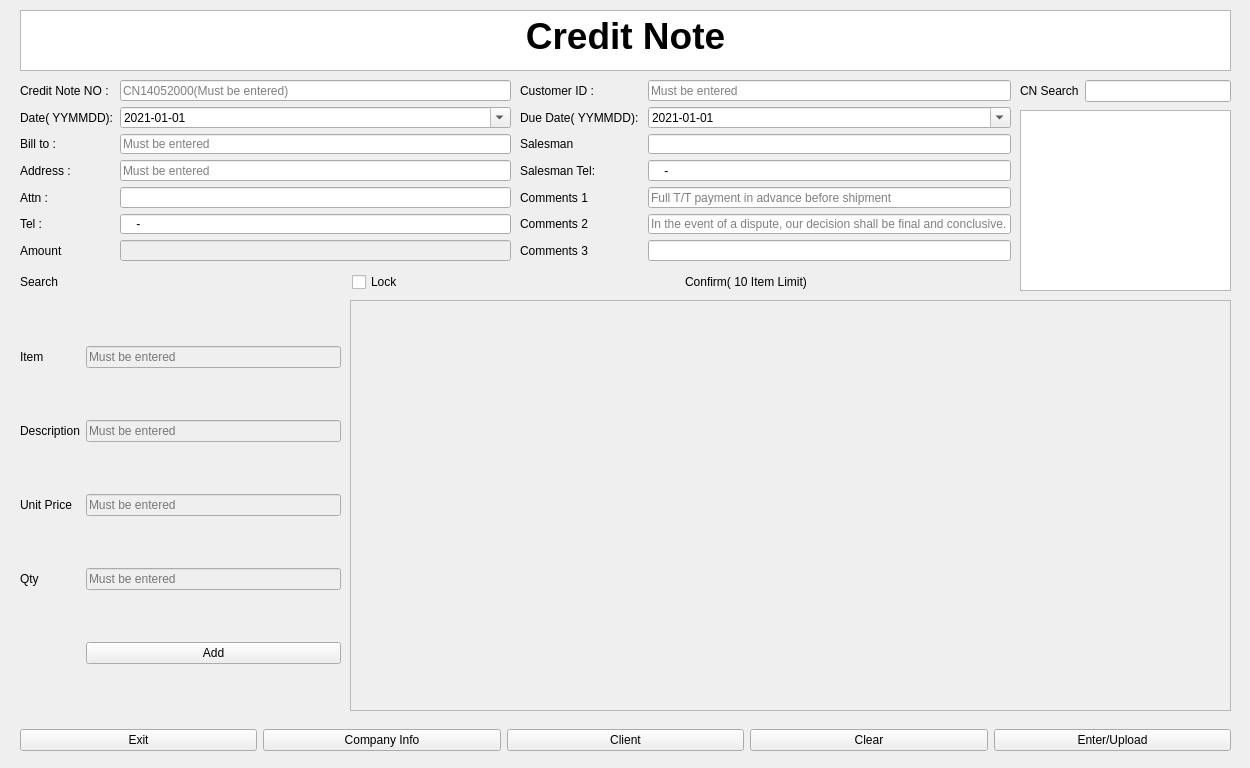
<?xml version="1.0" encoding="UTF-8"?>
<ui version="4.0">
 <class>cn</class>
 <widget class="QWidget" name="cn">
  <property name="geometry">
   <rect>
    <x>0</x>
    <y>0</y>
    <width>1250</width>
    <height>768</height>
   </rect>
  </property>
  <property name="minimumSize">
   <size>
    <width>1250</width>
    <height>768</height>
   </size>
  </property>
  <property name="maximumSize">
   <size>
    <width>1250</width>
    <height>768</height>
   </size>
  </property>
  <property name="windowTitle">
   <string>Form</string>
  </property>
  <widget class="QTextBrowser" name="textBrowser">
   <property name="geometry">
    <rect>
     <x>20</x>
     <y>10</y>
     <width>1211</width>
     <height>61</height>
    </rect>
   </property>
   <property name="html">
    <string>&lt;!DOCTYPE HTML PUBLIC &quot;-//W3C//DTD HTML 4.0//EN&quot; &quot;http://www.w3.org/TR/REC-html40/strict.dtd&quot;&gt;
&lt;html&gt;&lt;head&gt;&lt;meta name=&quot;qrichtext&quot; content=&quot;1&quot; /&gt;&lt;style type=&quot;text/css&quot;&gt;
p, li { white-space: pre-wrap; }
&lt;/style&gt;&lt;/head&gt;&lt;body style=&quot; font-family:'PMingLiU'; font-size:9pt; font-weight:400; font-style:normal;&quot;&gt;
&lt;p align=&quot;center&quot; style=&quot; margin-top:0px; margin-bottom:0px; margin-left:0px; margin-right:0px; -qt-block-indent:0; text-indent:0px;&quot;&gt;&lt;span style=&quot; font-size:28pt; font-weight:600;&quot;&gt;Credit Note&lt;/span&gt;&lt;/p&gt;&lt;/body&gt;&lt;/html&gt;</string>
   </property>
  </widget>
  <widget class="QWidget" name="formLayoutWidget">
   <property name="geometry">
    <rect>
     <x>20</x>
     <y>80</y>
     <width>491</width>
     <height>181</height>
    </rect>
   </property>
   <layout class="QFormLayout" name="formLayout">
    <item row="0" column="0">
     <widget class="QLabel" name="cnno">
      <property name="text">
       <string>Credit Note NO :</string>
      </property>
     </widget>
    </item>
    <item row="0" column="1">
     <widget class="QLineEdit" name="cn_lineedit">
      <property name="inputMask">
       <string/>
      </property>
      <property name="placeholderText">
       <string>CN14052000(Must be entered)</string>
      </property>
     </widget>
    </item>
    <item row="1" column="0">
     <widget class="QLabel" name="date">
      <property name="text">
       <string>Date( YYMMDD):</string>
      </property>
     </widget>
    </item>
    <item row="2" column="0">
     <widget class="QLabel" name="billto">
      <property name="text">
       <string>Bill to : </string>
      </property>
     </widget>
    </item>
    <item row="2" column="1">
     <widget class="QLineEdit" name="billtolineedit">
      <property name="placeholderText">
       <string>Must be entered</string>
      </property>
     </widget>
    </item>
    <item row="3" column="0">
     <widget class="QLabel" name="address">
      <property name="text">
       <string>Address : </string>
      </property>
     </widget>
    </item>
    <item row="3" column="1">
     <widget class="QLineEdit" name="address_lineedit">
      <property name="placeholderText">
       <string>Must be entered</string>
      </property>
     </widget>
    </item>
    <item row="4" column="0">
     <widget class="QLabel" name="attn">
      <property name="text">
       <string>Attn : </string>
      </property>
     </widget>
    </item>
    <item row="4" column="1">
     <widget class="QLineEdit" name="attn_lineedit">
      <property name="placeholderText">
       <string/>
      </property>
     </widget>
    </item>
    <item row="5" column="0">
     <widget class="QLabel" name="tel">
      <property name="text">
       <string>Tel : </string>
      </property>
     </widget>
    </item>
    <item row="5" column="1">
     <widget class="QLineEdit" name="tel__lineedit">
      <property name="inputMask">
       <string>9999-9999</string>
      </property>
     </widget>
    </item>
    <item row="1" column="1">
     <widget class="QDateEdit" name="date_lineedit">
      <property name="minimumDateTime">
       <datetime>
        <hour>0</hour>
        <minute>0</minute>
        <second>0</second>
        <year>2000</year>
        <month>1</month>
        <day>1</day>
       </datetime>
      </property>
      <property name="currentSection">
       <enum>QDateTimeEdit::YearSection</enum>
      </property>
      <property name="displayFormat">
       <string>yyyy-MM-dd</string>
      </property>
      <property name="calendarPopup">
       <bool>true</bool>
      </property>
      <property name="date">
       <date>
        <year>2021</year>
        <month>1</month>
        <day>1</day>
       </date>
      </property>
     </widget>
    </item>
    <item row="6" column="0">
     <widget class="QLabel" name="label_5">
      <property name="text">
       <string>Amount</string>
      </property>
     </widget>
    </item>
    <item row="6" column="1">
     <widget class="QLineEdit" name="am_ed">
      <property name="enabled">
       <bool>false</bool>
      </property>
     </widget>
    </item>
   </layout>
  </widget>
  <widget class="QWidget" name="formLayoutWidget_2">
   <property name="geometry">
    <rect>
     <x>520</x>
     <y>80</y>
     <width>491</width>
     <height>181</height>
    </rect>
   </property>
   <layout class="QFormLayout" name="formLayout_2">
    <item row="0" column="0">
     <widget class="QLabel" name="customerid">
      <property name="text">
       <string>Customer ID : </string>
      </property>
     </widget>
    </item>
    <item row="0" column="1">
     <widget class="QLineEdit" name="cusid_lineedit">
      <property name="inputMask">
       <string/>
      </property>
      <property name="placeholderText">
       <string>Must be entered</string>
      </property>
     </widget>
    </item>
    <item row="1" column="0">
     <widget class="QLabel" name="duedate">
      <property name="text">
       <string>Due Date( YYMMDD): </string>
      </property>
     </widget>
    </item>
    <item row="2" column="0">
     <widget class="QLabel" name="salesman">
      <property name="text">
       <string>Salesman</string>
      </property>
     </widget>
    </item>
    <item row="2" column="1">
     <widget class="QLineEdit" name="sales_lineedit"/>
    </item>
    <item row="3" column="0">
     <widget class="QLabel" name="salesmantel">
      <property name="text">
       <string>Salesman Tel: </string>
      </property>
     </widget>
    </item>
    <item row="3" column="1">
     <widget class="QLineEdit" name="salestel_lineedit">
      <property name="inputMask">
       <string>9999-9999</string>
      </property>
     </widget>
    </item>
    <item row="4" column="0">
     <widget class="QLabel" name="comment_1">
      <property name="text">
       <string>Comments 1</string>
      </property>
     </widget>
    </item>
    <item row="4" column="1">
     <widget class="QLineEdit" name="cm1_lineedit">
      <property name="text">
       <string/>
      </property>
      <property name="placeholderText">
       <string>Full T/T payment in advance before shipment</string>
      </property>
     </widget>
    </item>
    <item row="5" column="0">
     <widget class="QLabel" name="comment_2">
      <property name="text">
       <string>Comments 2</string>
      </property>
     </widget>
    </item>
    <item row="5" column="1">
     <widget class="QLineEdit" name="cm2_lineedit">
      <property name="placeholderText">
       <string>In the event of a dispute, our decision shall be final and conclusive.</string>
      </property>
     </widget>
    </item>
    <item row="6" column="0">
     <widget class="QLabel" name="comment_3">
      <property name="text">
       <string>Comments 3</string>
      </property>
     </widget>
    </item>
    <item row="6" column="1">
     <widget class="QLineEdit" name="cm3_lineedit"/>
    </item>
    <item row="1" column="1">
     <widget class="QDateEdit" name="dued_lineedit">
      <property name="minimumDateTime">
       <datetime>
        <hour>0</hour>
        <minute>0</minute>
        <second>0</second>
        <year>2000</year>
        <month>1</month>
        <day>1</day>
       </datetime>
      </property>
      <property name="displayFormat">
       <string>yyyy-MM-dd</string>
      </property>
      <property name="calendarPopup">
       <bool>true</bool>
      </property>
      <property name="date">
       <date>
        <year>2021</year>
        <month>1</month>
        <day>1</day>
       </date>
      </property>
     </widget>
    </item>
   </layout>
  </widget>
  <widget class="QWidget" name="horizontalLayoutWidget_2">
   <property name="geometry">
    <rect>
     <x>20</x>
     <y>720</y>
     <width>1211</width>
     <height>41</height>
    </rect>
   </property>
   <layout class="QHBoxLayout" name="horizontalLayout_2">
    <item>
     <widget class="QPushButton" name="exit">
      <property name="text">
       <string>Exit</string>
      </property>
     </widget>
    </item>
    <item>
     <widget class="QPushButton" name="companyinfo">
      <property name="text">
       <string>Company Info</string>
      </property>
     </widget>
    </item>
    <item>
     <widget class="QPushButton" name="client">
      <property name="text">
       <string>Client</string>
      </property>
     </widget>
    </item>
    <item>
     <widget class="QPushButton" name="clear">
      <property name="text">
       <string>Clear</string>
      </property>
     </widget>
    </item>
    <item>
     <widget class="QPushButton" name="enter">
      <property name="text">
       <string>Enter/Upload</string>
      </property>
     </widget>
    </item>
   </layout>
  </widget>
  <widget class="QWidget" name="horizontalLayoutWidget_3">
   <property name="geometry">
    <rect>
     <x>20</x>
     <y>271</y>
     <width>991</width>
     <height>22</height>
    </rect>
   </property>
   <layout class="QHBoxLayout" name="horizontalLayout_3">
    <item>
     <widget class="QLabel" name="search_label">
      <property name="text">
       <string>Search</string>
      </property>
     </widget>
    </item>
    <item>
     <widget class="QCheckBox" name="Lock_cb">
      <property name="text">
       <string>Lock</string>
      </property>
     </widget>
    </item>
    <item>
     <widget class="QLabel" name="comfirm_label">
      <property name="text">
       <string>Confirm( 10 Item Limit)</string>
      </property>
     </widget>
    </item>
   </layout>
  </widget>
  <widget class="QTableView" name="cn_list_view">
   <property name="geometry">
    <rect>
     <x>1020</x>
     <y>110</y>
     <width>211</width>
     <height>181</height>
    </rect>
   </property>
  </widget>
  <widget class="QWidget" name="gridLayoutWidget">
   <property name="geometry">
    <rect>
     <x>20</x>
     <y>300</y>
     <width>321</width>
     <height>411</height>
    </rect>
   </property>
   <layout class="QGridLayout" name="gridLayout">
    <item row="0" column="0">
     <widget class="QLabel" name="label">
      <property name="text">
       <string>Item</string>
      </property>
     </widget>
    </item>
    <item row="1" column="1">
     <widget class="QLineEdit" name="de_ed">
      <property name="enabled">
       <bool>false</bool>
      </property>
      <property name="placeholderText">
       <string>Must be entered</string>
      </property>
     </widget>
    </item>
    <item row="0" column="1">
     <widget class="QLineEdit" name="it_ed">
      <property name="enabled">
       <bool>false</bool>
      </property>
      <property name="placeholderText">
       <string>Must be entered</string>
      </property>
     </widget>
    </item>
    <item row="4" column="1">
     <widget class="QPushButton" name="pushButton">
      <property name="text">
       <string>Add</string>
      </property>
     </widget>
    </item>
    <item row="1" column="0">
     <widget class="QLabel" name="label_2">
      <property name="text">
       <string>Description</string>
      </property>
     </widget>
    </item>
    <item row="3" column="1">
     <widget class="QLineEdit" name="qty_ed">
      <property name="enabled">
       <bool>false</bool>
      </property>
      <property name="placeholderText">
       <string>Must be entered</string>
      </property>
     </widget>
    </item>
    <item row="2" column="1">
     <widget class="QLineEdit" name="pri_ed">
      <property name="enabled">
       <bool>false</bool>
      </property>
      <property name="placeholderText">
       <string>Must be entered</string>
      </property>
     </widget>
    </item>
    <item row="3" column="0">
     <widget class="QLabel" name="label_3">
      <property name="text">
       <string>Qty</string>
      </property>
     </widget>
    </item>
    <item row="2" column="0">
     <widget class="QLabel" name="label_4">
      <property name="text">
       <string>Unit Price</string>
      </property>
     </widget>
    </item>
   </layout>
  </widget>
  <widget class="QTreeView" name="conf_treeView">
   <property name="enabled">
    <bool>false</bool>
   </property>
   <property name="geometry">
    <rect>
     <x>350</x>
     <y>300</y>
     <width>881</width>
     <height>411</height>
    </rect>
   </property>
  </widget>
  <widget class="QWidget" name="layoutWidget">
   <property name="geometry">
    <rect>
     <x>1020</x>
     <y>80</y>
     <width>211</width>
     <height>22</height>
    </rect>
   </property>
   <layout class="QHBoxLayout" name="horizontalLayout">
    <item>
     <widget class="QLabel" name="label_6">
      <property name="text">
       <string>CN Search</string>
      </property>
     </widget>
    </item>
    <item>
     <widget class="QLineEdit" name="cn_sear_ed"/>
    </item>
   </layout>
  </widget>
 </widget>
 <resources/>
 <connections>
  <connection>
   <sender>exit</sender>
   <signal>clicked()</signal>
   <receiver>cn</receiver>
   <slot>close()</slot>
   <hints>
    <hint type="sourcelabel">
     <x>132</x>
     <y>742</y>
    </hint>
    <hint type="destinationlabel">
     <x>13</x>
     <y>747</y>
    </hint>
   </hints>
  </connection>
 </connections>
</ui>
